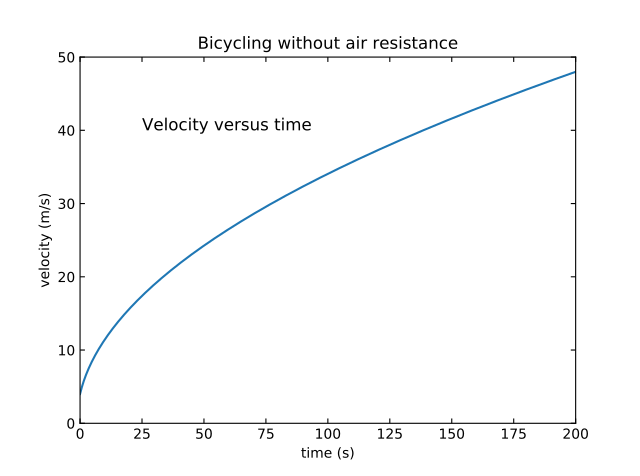

Source code (Python):
import matplotlib.pyplot as plt

def df(param,f,t):
    return param[0]/(param[1]*f)

def euler(f0, df, dt, tend, *param):
    f = [f0]
    t = [0]
    n = int(tend/dt)
    for i in range(n):
        f += [f[-1] + df(param,f[-1],t[-1])*dt]
        t += [t[-1] + dt]
    return [t,f]

t,v = euler(4, df, 0.1, 200, 400,70)

plt.plot(t,v)
plt.tick_params(direction = 'in', top = True, right = True)
plt.axis([0, 200, 0, 50])
plt.title('Bicycling without air resistance')
plt.xlabel('time (s)')
plt.ylabel('velocity (m/s)')
plt.annotate('Velocity versus time', xy=(25,40), fontsize=12)
